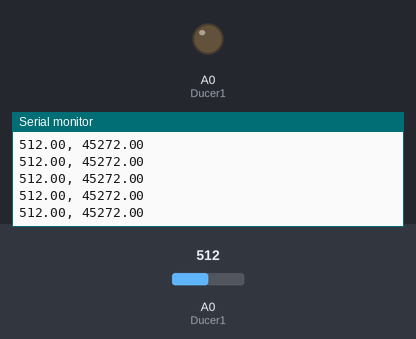
Simulated run of this sketch. Board: Arduino Uno, built with avr-gcc and run on an emulated ATmega328P. Parts: output pins drawn as LEDs (lit = HIGH), the last lines printed to the serial monitor. The inputs (shaded band) are chosen by the test bench; at power-on: A0 (Ducer1) = 512.

Above: at 1.2 s.
1.3 s: A0 (Ducer1) set to 982
At 1.8 s:
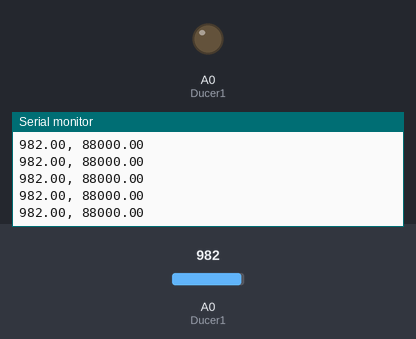
4.3 s: A0 (Ducer1) set to 1010
At 5.3 s:
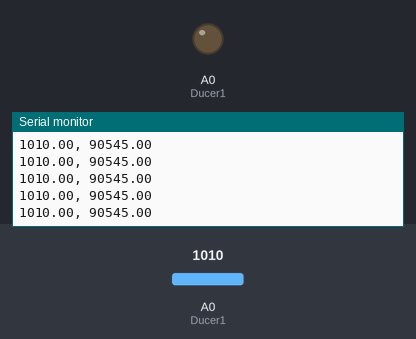
Timing chart, 0 to 7.3 s (numbered marks = the images above; inputs shaded):
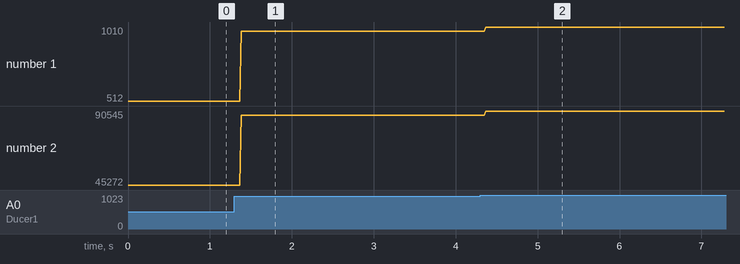

The sketch:

Icarus_LunchBox_Code2.0.ino.ino
```cpp
const int Ducer1 = A0;
float value;
float mapped;


void setup() {
  // put your setup code here, to run once:

  pinMode(Ducer1, OUTPUT);
  Serial.begin(9600);

}

void loop() {
  // put your main code here, to run repeatedly:

  value = analogRead(Ducer1);
  mapped = map(value, 14, 25, 0, 1000); //the data we're getting is in mV and mPSI, so divide by 1000

  Serial.print(value);
  Serial.print(", ");
  Serial.print(mapped);
  Serial.println(" ");

}
```

Measured:
- after the input at 1.3 s, the serial monitor: prints a new line after 0.08 s (image 1)
- after the input at 4.3 s, the serial monitor: prints a new line after 0.07 s (image 2)
- plotted number 1: 512 → 982 after the input at 1.3 s, 982 → 1010 after the input at 4.3 s
- plotted number 2: 45272 → 88000 after the input at 1.3 s, 88000 → 90545 after the input at 4.3 s
